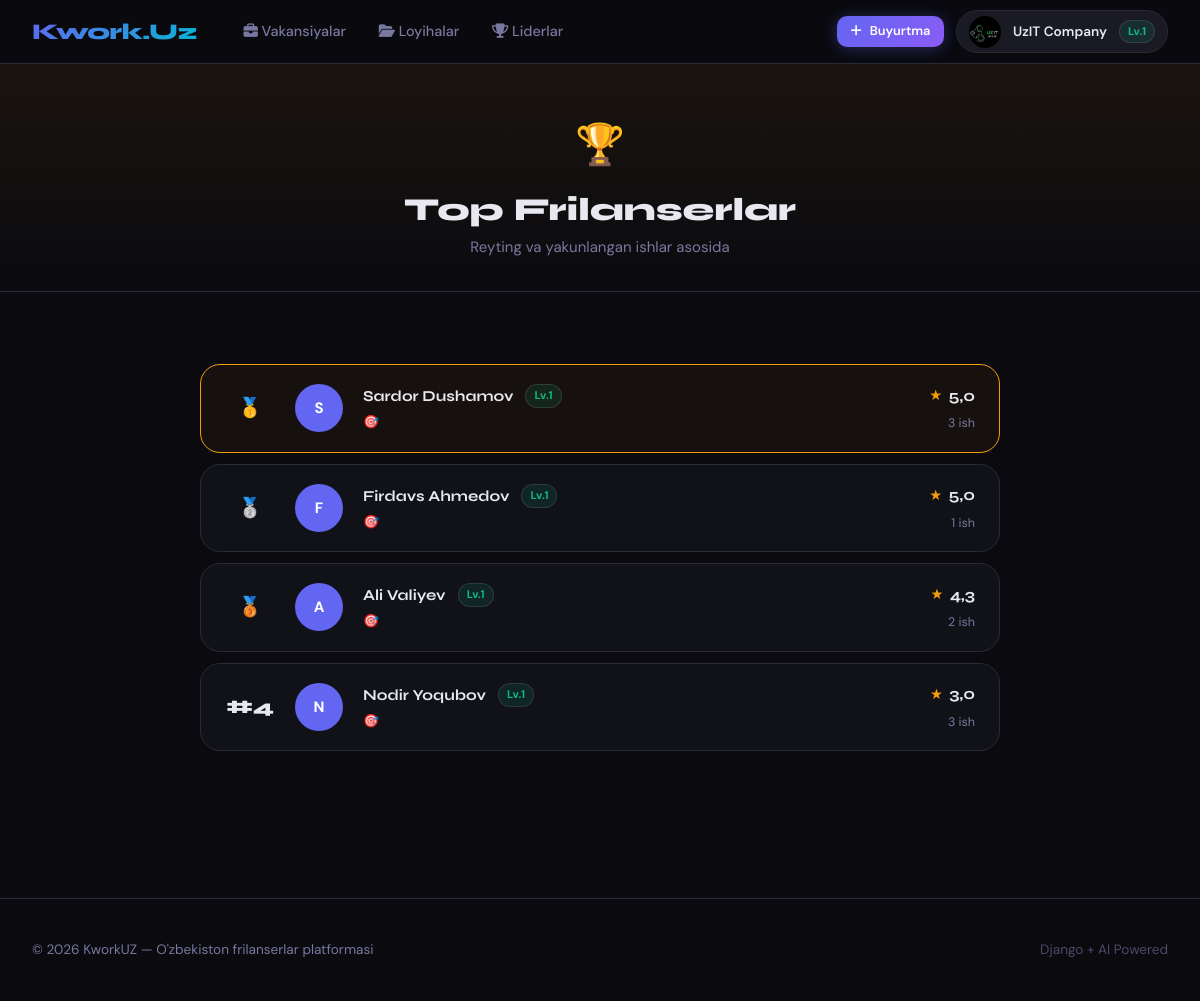
/reputation/leaderboard/ (signed in), run on an earlier commit of the app's database.
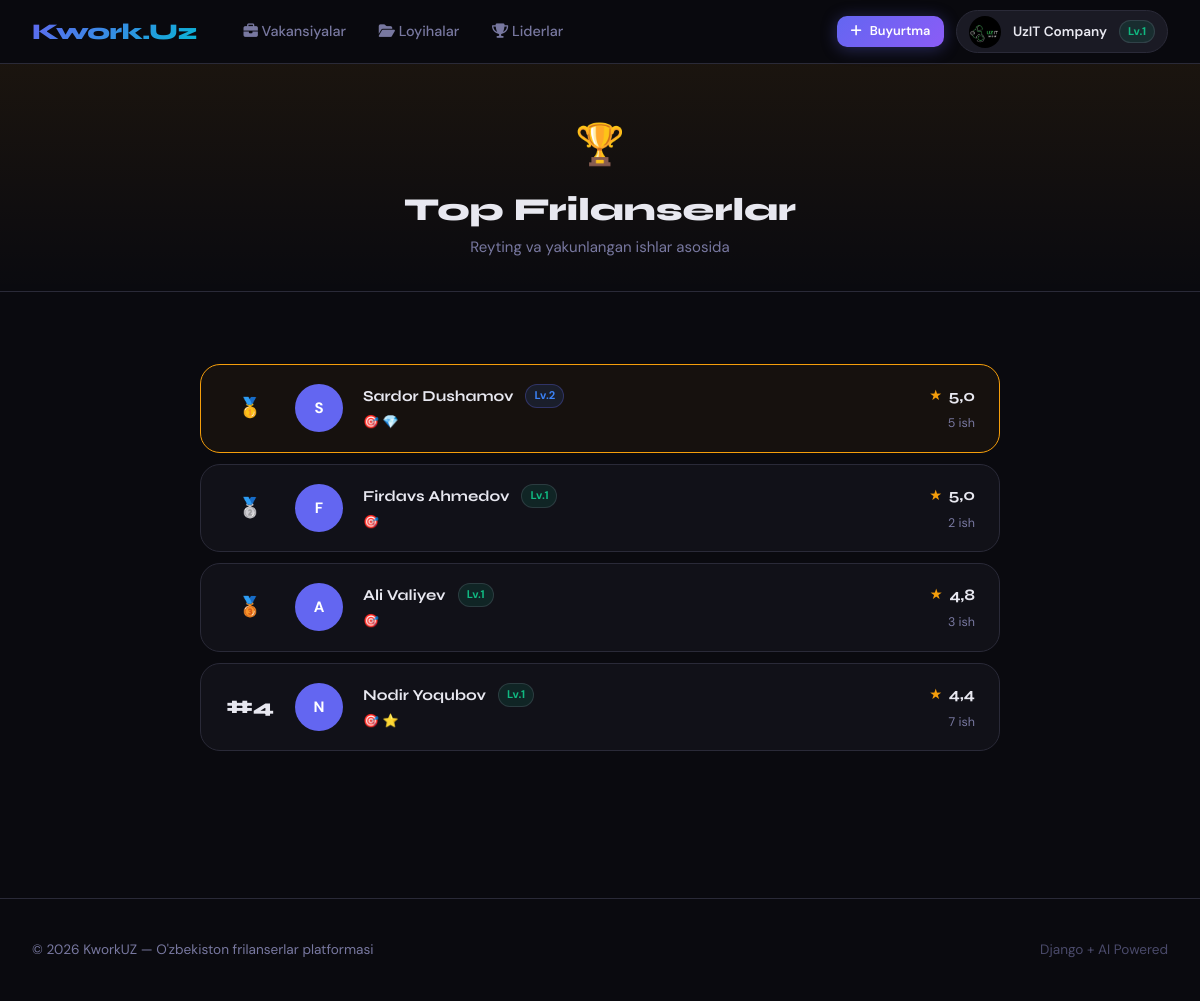
And on a later commit of the database.
### marketplace/models.py (models this page shows, shortened)
class Profile(models.Model):
    ROLE_CHOICES = [
        ('client', 'Kompaniya'),
        ('freelancer', 'Worker'),
    ]
    LEVEL_CHOICES = [
        (1, 'Level 1'),
        (2, 'Level 2'),
        (3, 'Level 3'),
    ]
    user = models.OneToOneField(User, on_delete=models.CASCADE, related_name='profile')
    role = models.CharField(max_length=20, choices=ROLE_CHOICES, default='freelancer')
    bio = models.TextField(blank=True)
    skills = models.TextField(blank=True)
    avatar = models.ImageField(upload_to='avatars/', blank=True, null=True)
    level = models.IntegerField(choices=LEVEL_CHOICES, default=1)
    rating = models.FloatField(default=0.0)
    completed_jobs_count = models.IntegerField(default=0)
    hourly_rate = models.DecimalField(max_digits=10, decimal_places=2, null=True, blank=True)
    portfolio_url = models.URLField(blank=True)
    location = models.CharField(max_length=100, blank=True)
    created_at = models.DateTimeField(auto_now_add=True)
    class Meta:
        verbose_name = 'Profil'
        verbose_name_plural = 'Profillar'

### reputation/models.py (models this page shows, shortened)
class Badge(models.Model):
    BADGE_CHOICES = [
        ('first_job', '🎯 Birinchi ish'),
        ('five_jobs', '⭐ 5 ta ish'),
        ('perfect_rating', '💎 Mukammal reyting'),
        ('fast_delivery', '⚡ Tez yetkazish'),
        ('top_rated', '🏆 Top worker'),
        ('veteran', '👑 Veteran'),
    ]
    user = models.ForeignKey(
        User,
        on_delete=models.CASCADE,
        related_name='badges'
    )
    badge_type = models.CharField(max_length=30, choices=BADGE_CHOICES)
    awarded_at = models.DateTimeField(auto_now_add=True)
    class Meta:
        unique_together = ['user', 'badge_type']
        verbose_name = 'Nishon'
        verbose_name_plural = 'Nishonlar'

### reputation/views.py (the view)
# urls.py: path('leaderboard/', views.leaderboard_view, name='leaderboard'),
def leaderboard_view(request):
    from marketplace.models import Profile
    profiles = Profile.objects.filter(
        role='freelancer',
        completed_jobs_count__gt=0
    ).select_related('user').order_by('-rating', '-completed_jobs_count')[:20]
    top_workers = []
    for i, profile in enumerate(profiles, 1):
        badges = Badge.objects.filter(user=profile.user)
        top_workers.append({
            'rank': i,
            'profile': profile,
            'badges': badges,
        })
    return render(request, 'reputation/leaderboard.html', {
        'top_workers': top_workers,
    })

### templates/reputation/leaderboard.html (shortened to what this page needs)
{% extends "base/base.html" %}
{% block content %}
<div class="leaderboard-hero">
  <div class="container">
    <div style="font-size:2.5rem;margin-bottom:0.5rem;">🏆</div>
    <h1 style="font-family:var(--font-display);font-size:2rem;font-weight:800;">Top Frilanserlar</h1>
    <p style="color:var(--text-muted);">Reyting va yakunlangan ishlar asosida</p>
  </div>
</div>
<div class="container page-content" style="max-width:800px; margin-top: 2rem;">
  {% for item in top_workers %}
  <a href="{% url 'marketplace:profile' item.profile.user.username %}"
     class="rank-row {% if item.rank == 1 %}top-1{% endif %}">
    <div class="rank-num">
      {% if item.rank == 1 %}🥇{% elif item.rank == 2 %}🥈{% elif item.rank == 3 %}🥉{% else %}#{{ item.rank }}{% endif %}
    </div>
    <div class="rank-av">
      {% if item.profile.avatar %}
        <img src="{{ item.profile.avatar.url }}">
      {% else %}
        {{ item.profile.user.first_name|first|upper }}
      {% endif %}
    </div>
    <div style="flex:1;">
      <div style="display:flex;align-items:center;gap:0.75rem;margin-bottom:0.25rem;">
        <span style="font-family:var(--font-display);font-weight:700;font-size:0.95rem;">
          {{ item.profile.user.get_full_name|default:item.profile.user.username }}
        </span>
        <span class="level-badge level-{{ item.profile.level }}">
          Lv.{{ item.profile.level }}
        </span>
      </div>
      <div style="font-size:0.8rem;color:var(--text-muted);">
        {% for badge in item.badges %}
          <span title="{{ badge.get_badge_type_display }}">{{ badge.get_badge_type_display|slice:":2" }}</span>
        {% endfor %}
      </div>
    </div>
    <div style="display:flex;flex-direction:column;align-items:flex-end;gap:0.35rem;">
      <div style="display:flex;align-items:center;gap:0.4rem;">
        <span style="color:var(--gold);font-size:0.9rem;">★</span>
        <span style="font-family:var(--font-display);font-weight:700;font-size:1rem;">{{ item.profile.rating|floatformat:1 }}</span>
      </div>
      <div style="font-size:0.78rem;color:var(--text-muted);">{{ item.profile.completed_jobs_count }} ish</div>
    </div>
  </a>
  {% empty %}
  <div style="text-align:center;padding:4rem;color:var(--text-muted);">
    Hali liderlar yo'q
  </div>
  {% endfor %}
</div>
{% endblock %}

What changed in the data, as far as the page shows it:
changed Profile "Sardor Dushamov": level 1 → 2 (drawn); profile.level "1" → "2"; profile.completed_jobs_count "3" → "5"
added Badge: badge_type "💎", shown under Profile "Sardor Dushamov"
changed Profile "Firdavs Ahmedov": profile.completed_jobs_count "1" → "2"
changed Profile "Ali Valiyev": profile.rating "4,3" → "4,8"; profile.completed_jobs_count "2" → "3"
changed Profile "Nodir Yoqubov": profile.rating "3,0" → "4,4"; profile.completed_jobs_count "3" → "7"
added Badge: badge_type "⭐", shown under Profile "Nodir Yoqubov"
